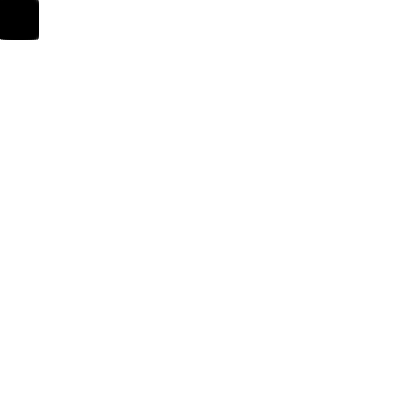
Frame 1 (no input)
Frame 60 (no input): identical to frame 1, image omitted
Frame 120 (the mouse pressed at the canvas centre since frame 60): identical to frame 1, image omitted

The p5.js sketch that drew this single still picture (run headless with seeded random() and noise() and a simulated clock; from frame 60 on, the mouse is pressed at the canvas centre):

// p5.js sketch
// ── sketch.js
"use strict";
function make2DArray(cols, rows) {
	var arr = new Array(cols);
	for (var i = 0; i < arr.length; i++) {
		arr[i] = new Array(rows);
	}
	return arr;
}


var grid;
var cols;
var rows;
var w = 20;

function setup() {
  createCanvas(401, 401);
  cols = floor(width / w);
  rows = floor(height / w);
  window.console.log(cols);
  grid = make2DArray(cols, rows);
  for (var i = 0; i < cols; i++) {
    for (var j = 0; j < rows; j++) {
      grid[i][j] = new Cell(i, j, w);
    }
  }
}

function mousePressed() {
	for (var i = 0; i < cols; i++) {
		for (var j = 0; j < rows; j++) {
			if(grid[i][j].contains(mouseX, mouseY)){
				grid[i][j].reveal();
			}
		}
	}
}



function draw() {
	background(255);
	for (var i = 0; i < cols; i++) {
		for (var j = 0; j < rows; j++) {
			grid[i][j].show();
		}
	}
}



// ── cell.js
"use strict";

function Cell(x, y, w) {
	this.x = x;
	this.y = y;
	this.w = w;
	if (random(1) < 0.5) {
		this.bee = true;
	} else {
		this.bee = false;
	}
	this.revealed = false;
}





Cell.prototype.show = function() {
	stroke(0);
	noFill();
	rect(this.x, this.y, this.x, this.w);
	if (this.revealed) {
		if (this.bee) {
			ellipse(this.x + this.w * 0.5, this.y + this.w * 0.5, this.w * 0.5);
		}
	}
};


Cell.prototype.contains = function (x, y) {
	return (x > this.x && x < this.x +this.w && y > this.y && this.y < this.y + this.w);
};

Cell.prototype.reveal = function() {
	this.revealed = true;
};
